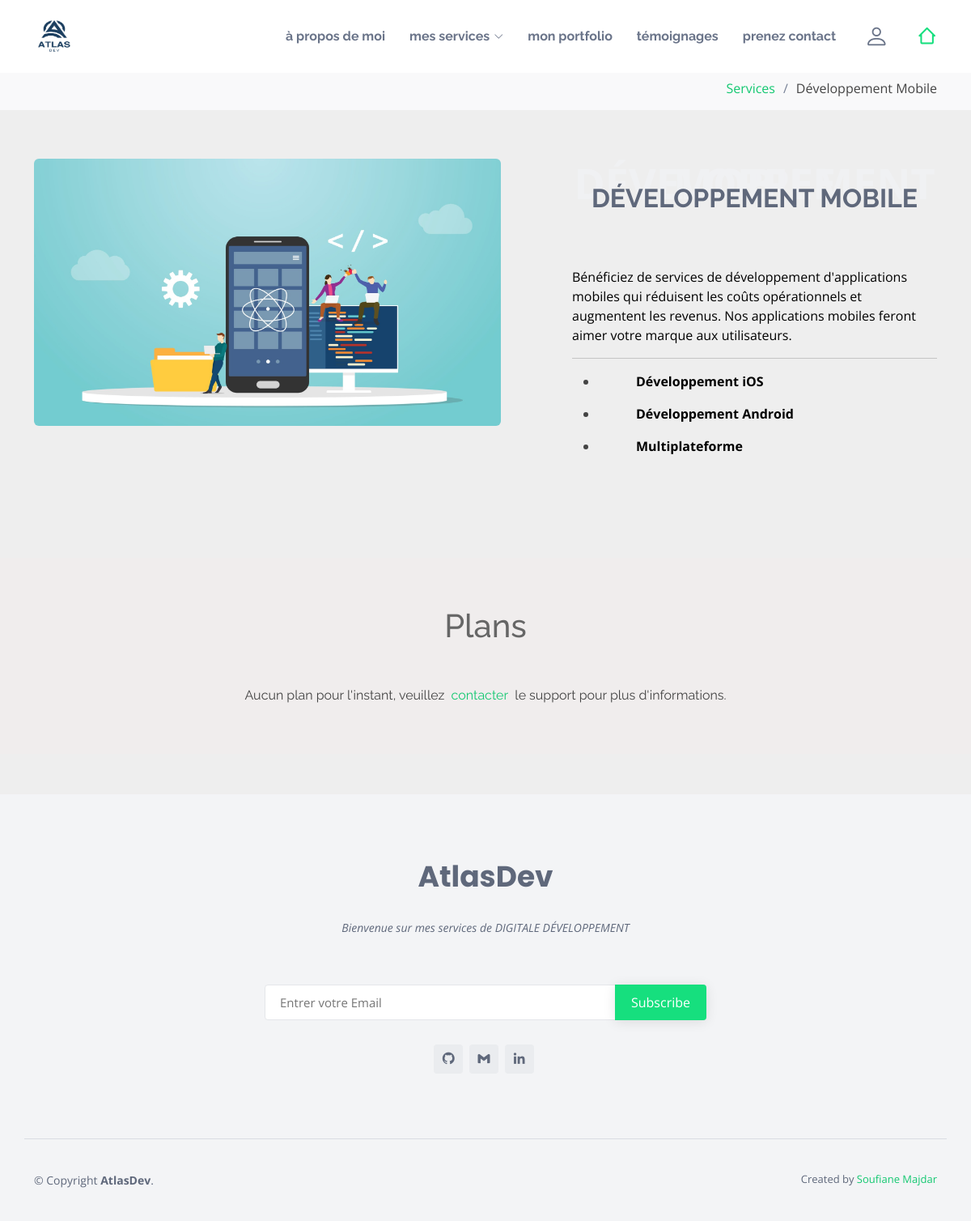
Page /service/2/ on the committed database.
### Core/models.py (models this page shows, shortened)
class WebInfo(models.Model):
    owner_name = models.CharField(max_length=150,default='Soufiane Majdar')
    website_name = models.CharField(max_length=150,default='Agency')
    website_description = RichTextField(null=True, blank=True)
    website_logo = models.ImageField(upload_to='WebInfo/', null=True, blank=True)
    Hero_title = models.CharField(max_length=150)
    Hero_description = RichTextField(null=True, blank=True)
    Hero_image = models.ImageField(upload_to='WebInfo/', null=True, blank=True)
    about_title = models.CharField(max_length=150)
    about_description = RichTextField(null=True, blank=True)
    about_image = models.ImageField(upload_to='WebInfo/', null=True, blank=True)
    Services_title = models.CharField(max_length=150)
    Services_description = RichTextField(null=True, blank=True)
    Portfolio_title = models.CharField(max_length=150)
    Portfolio_description = RichTextField(null=True, blank=True)
    Testimonial_title = models.CharField(max_length=150,blank=True)
    Testimonial_description = RichTextField(null=True, blank=True)
    Contact_title = models.CharField(max_length=150)
    Contact_description = RichTextField(null=True, blank=True)
    Location = models.TextField(null=True, blank=True)
    Email = models.EmailField(null=True, blank=True, max_length=254)
    Phone = models.CharField(null=True, blank=True, max_length=20)
    linkedin = models.URLField(null=True, blank=True)
    github = models.URLField(null=True, blank=True)

class Service(models.Model):
    name = models.CharField(max_length=100)
    description = RichTextField()
    image = models.ImageField(upload_to='services/', blank=True)
    icon = models.CharField(max_length=150,blank=True)
    plans = models.ManyToManyField(Plan, blank=True)

### Core/views.py (the view)
# urls.py: path('service/<int:id>/', service, name='service'),
def service(request, id):
    title = "Service"
    service = Service.objects.get(id=id)
    plans = service.plans.all()
    context = {'title': title, 'service': service, 'plans': plans}
    context.update(get_web_info())
    return render(request, 'Service/ServiceDetail.html', context)

### templates/Service/ServiceDetail.html (shortened to what this page needs)
{% extends "base.html" %} {% block content %}
    <section class="breadcrumbs">
      <div class="container">
        <div class="d-flex justify-content-between align-items-center">
          <ol>
            <li><a href="index.html">Services</a></li>
            <li>{{service.name}}</li>
          </ol>
        </div>
      </div>
    </section>
    <section class="inner-page">
      <div class="container">
       <div class="row">
       <div class="col-md-7">
       <img src="/media/{{service.image}}" class="rounded" width="90%" alt="{{service.title}}">
       </div>
       <div class="col-md-5">
            <div class="section-title">
            <span>
              {{service.name}}
            </span>
            <h2>
              {{service.name}}
            </h2>
          </div>
            <p>
              {{service.description | safe}}
            </p>
       </div>
       </div>
      </div>
    </section>
<div id="generic_price_table">
  <section>
    <div class="container">
      <div class="row">
        <div class="col-md-12">
          <div class="price-heading clearfix">
            <h1>Plans</h1>
          </div>
        </div>
      </div>
    </div>
    <div class="container">
      <div class="row">
      {% for plan in plans %}
        <div class="col-md-4">
          {%if plan.recommended%}
          <div class="generic_content active clearfix">
          {%else%}
          <div class="generic_content clearfix">
          {%endif%}
            <div class="generic_head_price clearfix">
              <div class="generic_head_content clearfix">
                <div class="head_bg"></div>
                <div class="head">
                  <span>{{plan.name}}</span>
                </div>
              </div>
              <div class="generic_price_tag clearfix">
                <span class="price">
                  <span class="currency">{{plan.price}}</span>
                  <span class="cent">Mad</span>
                </span>
              </div>
            </div>
            <div class="generic_feature_list">
              <ul>
              {% for item in plan.items.all %}
                {% if item.checked %}
                <li class="text-dark"><span><i class="bi bi-check-all"></i></span>{{item.item}}</li>
                {% else %}
                <li class="text-danger"><i class="bi bi-x"></i></span>{{item.item}}</li>
                {% endif %}
              {%endfor%}
              </ul>
            </div>
            <div class="generic_price_btn clearfix">
              <a class="" href="#n">Order</a>
            </div>
          </div>
        </div>
          {% empty %}
        <div class="d-flex justify-content-center align-items-center">
            Aucun plan pour l'instant, veuillez &nbsp;<a href="/#contact">contacter </a>&nbsp; le support pour plus d'informations.
        </div>
        {% endfor %}
      </div>
    </div>
  </section>
</div>
{% endblock %}

### templates/base.html (shortened to what this page needs)
<!DOCTYPE html>
<html lang="en">
  <head>
    <link
      href="/static/assets/vendor/bootstrap/css/bootstrap.min.css"
      rel="stylesheet"
    />
    <link
      href="/static/assets/vendor/bootstrap-icons/bootstrap-icons.css"
      rel="stylesheet"
    />
    <link
      href="/static/assets/vendor/boxicons/css/boxicons.min.css"
      rel="stylesheet"
    />
    <link
      href="/static/assets/vendor/glightbox/css/glightbox.min.css"
      rel="stylesheet"
    />
    <link
      href="/static/assets/vendor/swiper/swiper-bundle.min.css"
      rel="stylesheet"
    />
    <link href="/static/assets/css/style.css" rel="stylesheet" />
  </head>
  <body>
    <header id="header" class="fixed-top">
      <div class="container d-flex align-items-center justify-content-between">
        <a href="/" class="logo"><img src="{{website_logo}}" alt=""   width="50px"></a>
        <nav id="navbar" class="navbar">
          <ul>
            <li><a class="nav-link scrollto text-lowercase" href="/#about">{{about_title}}</a></li>
            <li class="dropdown">
              <a class="nav-link scrollto text-lowercase" href="/#services">
                <span>{{Services_title}}</span> <i class="bi bi-chevron-down"></i>
              </a>
            </li>
            <li>
              <a class="nav-link scrollto text-lowercase" href="/#portfolio">{{Portfolio_title}}</a>
            </li>
            <li><a class="nav-link scrollto text-lowercase" href="/#testimonials">{{Testimonial_title}}</a></li>
            <li><a class="nav-link scrollto text-lowercase" href="/#contact">{{Contact_title}}</a></li>
          <li>
          {% if request.session.username %}
              <a href="#"><i class="bi bi-box-arrow-right" style="font-size: 30px"></i></a>
          {% else %}
              <a href="#"><i class="bi bi-person" style="font-size: 30px"></i></a>
          {% endif %}
          </li>
          <li><a class="nav-link scrollto active" href="/"></a></li>
          </ul>
        </nav>
      </div>
    </header>
    {% block content %} {% endblock %}
    <footer id="footer">
      <div class="footer-top">
        <div class="container">
          <div class="row justify-content-center">
            <div class="col-lg-6">
              <h3>{{website_name}}</h3>
              <p>
                {{website_description | safe}}
              </p>
            </div>
          </div>
          <div class="row footer-newsletter justify-content-center">
            <div class="col-lg-6">
              <form action="{% url 'subscribe' %}" method="post">
                <input
                  type="email"
                  name="email"
                  placeholder="Entrer votre Email"
                /><input type="submit" value="Subscribe" />
              </form>
            </div>
          </div>
        <div class="social-links">
            <a href="{{github}}" class="twitter" target="_blank"><i class="bx bxl-github"></i></a>
            <a href="mailto:{{Email}}" class="facebook" target="_blank"><i class="bx bxl-gmail"></i></a>
            <a href="{{linkedin}}" class="linkedin" target="_blank"><i class="bx bxl-linkedin"></i></a>
          </div>
        </div>
      </div>
      <div class="container footer-bottom clearfix">
        <div class="copyright">
          &copy; Copyright <strong><span>{{website_name}}</strong
          >.
        </div>
        <div class="credits">
          Created by <a href="{{github}}" target="_blank">{{owner_name}}</a>
        </div>
      </div>
    </footer>
  </body>
</html>

### static/assets/css/style.css (style rules this page uses)
body { font-family: "Open Sans", sans-serif; color: #444444; }
a { color: #14c871; text-decoration: none; }
h1, h2, h3, h4, h5, h6 { font-family: "Raleway", sans-serif; }
#header { background: #fff; transition: all 0.5s; z-index: 997; padding: 20px 0; }
#header .logo { font-size: 32px; margin: 0; padding: 0; line-height: 1; font-weight: 700; letter-spacing: 0.5px; }
#header .logo img { max-height: 40px; }
.navbar { padding: 0; }
.navbar ul { margin: 0; padding: 0; display: flex; list-style: none; align-items: center; }
.navbar li { position: relative; }
.navbar a, .navbar a:focus { display: flex; align-items: center; justify-content: space-between; padding: 10px 0 10px 30px; font-family: "Raleway", sans-serif; font-size: 16px; font-weight: 700; color: #6a7489; white-space: nowrap; transition: 0.3s; }
.navbar a i, .navbar a:focus i { font-size: 12px; line-height: 0; margin-left: 5px; }
.navbar a:hover, .navbar .active, .navbar .active:focus, .navbar li:hover>a { color: #16df7e; }
section { padding: 60px 0; overflow: hidden; }
.section-title { text-align: center; padding: 30px 0; position: relative; }
.section-title h2 { font-size: 32px; font-weight: 700; text-transform: uppercase; margin-bottom: 20px; padding-bottom: 0; color: #5f687b; position: relative; z-index: 2; }
.section-title span { position: absolute; top: 30px; color: #f0f1f3; left: 0; right: 0; z-index: 1; font-weight: 700; font-size: 52px; text-transform: uppercase; line-height: 0; }
.breadcrumbs { padding: 15px 0; background: #f9f9fa; min-height: 40px; margin-top: 82px; }
.breadcrumbs ol { display: flex; flex-wrap: wrap; list-style: none; padding: 0; margin: 0; }
.breadcrumbs ol li+li { padding-left: 10px; }
.breadcrumbs ol li+li::before { display: inline-block; padding-right: 10px; color: #778196; content: "/"; }
#footer { background-color: #f3f4f6; color: #5f687b; font-size: 14px; position: relative; }
#footer .footer-top { position: relative; z-index: 2; text-align: center; padding: 80px 0; }
#footer .footer-top h3 { font-size: 36px; font-weight: 700; color: #5f687b; position: relative; font-family: "Poppins", sans-serif; padding-bottom: 0; margin-bottom: 0; }
#footer .footer-top p { font-size: 15; font-style: italic; margin: 30px 0 0 0; padding: 0; }
#footer .footer-top .footer-newsletter { text-align: center; font-size: 15px; margin-top: 30px; }
#footer .footer-top .footer-newsletter form { background: #fff; padding: 6px 10px; position: relative; border-radius: 4px; text-align: left; border: 1px solid #e4e6ea; }
#footer .footer-top .footer-newsletter form input[type=email] { border: 0; padding: 4px 8px; width: calc(100% - 100px); }
#footer .footer-top .footer-newsletter form input[type=submit] { position: absolute; top: -1px; right: -1px; bottom: -1px; border: 0; background: none; font-size: 16px; padding: 0 20px; background: #16df7e; color: #fff; transition: 0.3s; border-radius: 0 4px 4px 0; box-shadow: 0px 2px 15px rgba(0, 0, 0, 0.1); }
#footer .footer-top .social-links { margin-top: 30px; }
#footer .footer-top .social-links a { font-size: 18px; display: inline-block; background: #eaecef; color: #5f687b; line-height: 1; padding: 8px 0; margin-right: 4px; border-radius: 4px; text-align: center; width: 36px; height: 36px; transition: 0.3s; }
#footer .footer-bottom { border-top: 1px solid #d9dce2; z-index: 2; position: relative; padding-top: 40px; padding-bottom: 40px; }
#footer .copyright { float: left; }
#footer .credits { float: right; font-size: 13px; }
body { background-color:#eee; }
#generic_price_table { background-color: #f0eded; }
#generic_price_table { margin: 50px 0 50px 0; font-family: 'Raleway', sans-serif; }
.price-heading { text-align: center; }
.price-heading h1 { color: #666; margin: 0; padding: 0 0 50px 0; }

### rows in the picture
WebInfo: about_title "à propos de moi", Services_title "mes services", Portfolio_title "mon portfolio", Testimonial_title "témoignages", Contact_title "prenez contact", website_name "AtlasDev", website_description "Bienvenue sur mes services de DIGITALE DÉVELOPPEMENT", owner_name "Soufiane Majdar"
Service: name "Développement Mobile", image (picture), name "DÉVELOPPEMENT MOBILE", description "Bénéficiez de services de développement d'applications mobiles qui réduisent les coûts opérationnels et augmentent les revenus. Nos applications mobiles feront aimer votre marque aux utilisateurs. Développement iOS Développement Android Multiplateforme"
